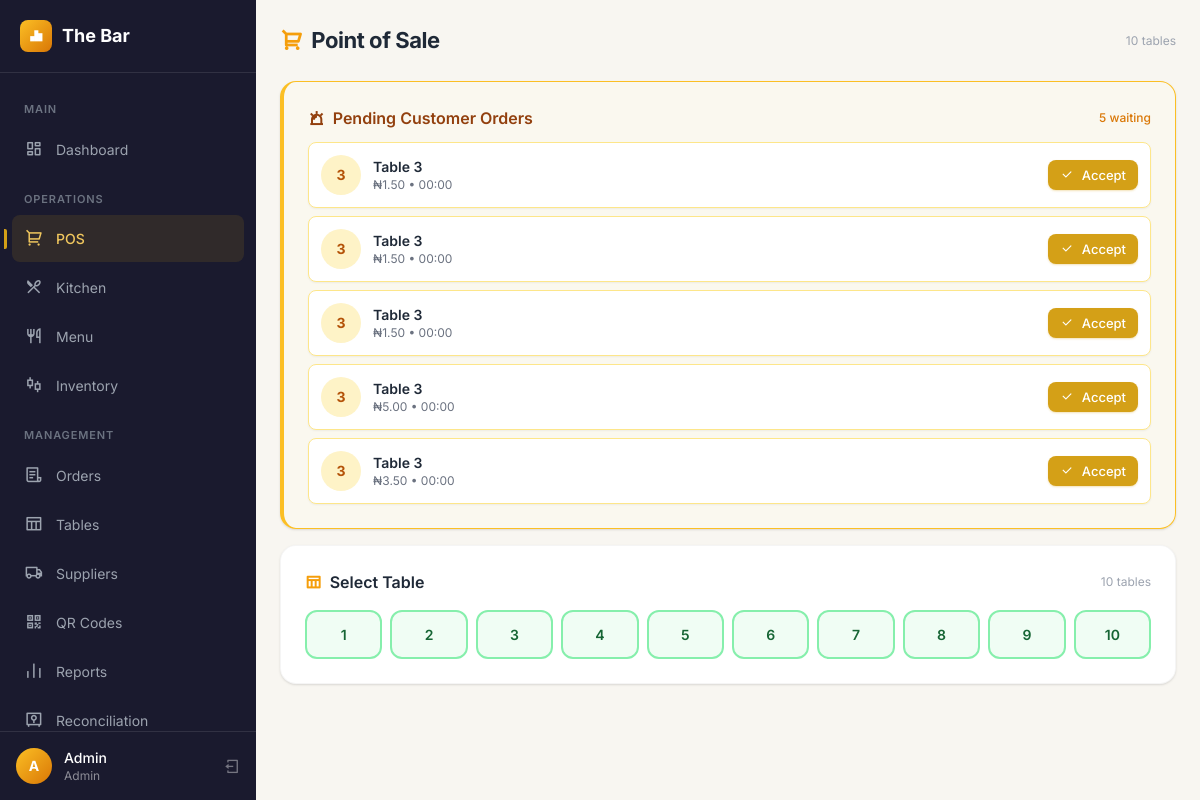
Page /pages/pos.php (signed in) on the committed database.
### tables this page shows
CREATE TABLE IF NOT EXISTS bar_orders (
    id INT UNSIGNED AUTO_INCREMENT PRIMARY KEY,
    table_id INT UNSIGNED NOT NULL,
    user_id INT UNSIGNED DEFAULT NULL,
    status ENUM('pending','accepted','ready','served','closed') NOT NULL DEFAULT 'pending',
    source ENUM('staff','customer') NOT NULL DEFAULT 'staff',
    customer_session VARCHAR(64) DEFAULT NULL,
    payment_method ENUM('cash','pos','card','online') NOT NULL DEFAULT 'cash',
    total DECIMAL(10,2) NOT NULL DEFAULT 0.00,
    paid TINYINT(1) NOT NULL DEFAULT 0,
    created_at TIMESTAMP DEFAULT CURRENT_TIMESTAMP,
    closed_at TIMESTAMP NULL DEFAULT NULL,
    served_at TIMESTAMP NULL DEFAULT NULL,
    FOREIGN KEY (table_id) REFERENCES bar_tables(id),
    FOREIGN KEY (user_id) REFERENCES bar_users(id)
);

CREATE TABLE IF NOT EXISTS bar_tables (
    id INT UNSIGNED AUTO_INCREMENT PRIMARY KEY,
    number INT NOT NULL UNIQUE,
    capacity INT NOT NULL DEFAULT 2,
    status ENUM('free','occupied','reserved') NOT NULL DEFAULT 'free',
    qr_token VARCHAR(36) NOT NULL UNIQUE,
    active TINYINT(1) NOT NULL DEFAULT 1
);

### includes/db.php (called while the page is built, shortened)
<?php
function db(): PDO {
    static $pdo = null;
    if ($pdo === null) {
        $config = require __DIR__ . '/../config/database.php';
        try {
            $dsn = "mysql:host={$config['host']};dbname={$config['dbname']};charset={$config['charset']}";
            $pdo = new PDO($dsn, $config['username'], $config['password'], [
                PDO::ATTR_ERRMODE            => PDO::ERRMODE_EXCEPTION,
                PDO::ATTR_DEFAULT_FETCH_MODE => PDO::FETCH_ASSOC,
                PDO::ATTR_EMULATE_PREPARES   => false,
            ]);
        } catch (PDOException $e) {
            die('Database connection failed: ' . $e->getMessage());
        }
    }
    return $pdo;
}

### includes/functions.php (called while the page is built, shortened)
<?php
require_once __DIR__ . '/db.php';
function money($amount): string {
    return '₦' . number_format((float)$amount, 2);
}

### pages/pos.php (the view, shortened to what this page needs)
<?php
require_once __DIR__ . '/../includes/functions.php';
$activeOrderId = $_SESSION['active_order_id'] ?? null;
$receiptId = $_GET['receipt'] ?? null;
if (!defined('BAR_HEADER_LOADED')) {
    $_standalone = true;
    require __DIR__ . '/../includes/header.php';
} else {
    $_standalone = false;
}
$tables = db()->query("SELECT id, number, capacity, status FROM `bar_tables` WHERE active = 1 ORDER BY number")->fetchAll();
$pendingOrders = db()->prepare("
    SELECT o.*, t.number AS table_number
    FROM bar_orders o
    JOIN `bar_tables` t ON t.id = o.table_id
    WHERE o.status = 'pending' AND o.source = 'customer'
    ORDER BY o.created_at ASC
");
$pendingOrders->execute();
$pendingOrders = $pendingOrders->fetchAll();
?>
<div class="p-4 md:p-6">
    <div class="page-header">
        <h2 class="page-title"><i class="ri-shopping-cart-2-line text-amber-500 mr-1"></i> Point of Sale</h2>
        <?php if (!$activeOrderId && !$receiptId): ?>
        <span class="text-xs text-gray-400 hidden md:inline"><?= count($tables) ?> tables</span>
        <?php endif; ?>
    </div>
    <?php if ($pendingOrders && !$activeOrderId): ?>
    <div class="card mb-4 border-l-4 border-amber-400 bg-amber-50/30">
        <div class="flex items-center justify-between mb-3">
            <h3 class="font-semibold text-amber-800"><i class="ri-alarm-warning-line mr-1"></i> Pending Customer Orders</h3>
            <span class="text-xs text-amber-600 font-medium"><?= count($pendingOrders) ?> waiting</span>
        </div>
        <div class="space-y-2">
            <?php foreach ($pendingOrders as $po): ?>
            <div class="flex items-center justify-between p-3 rounded-lg bg-white border border-amber-200 shadow-sm">
                <div class="flex items-center gap-3">
                    <div class="w-10 h-10 rounded-full bg-amber-100 flex items-center justify-center text-amber-700 font-bold text-sm">
                        <?= $po['table_number'] ?>
                    </div>
                    <div>
                        <p class="font-semibold text-sm">Table <?= $po['table_number'] ?></p>
                        <p class="text-xs text-gray-500"><?= money($po['total']) ?> • <?= date('H:i', strtotime($po['created_at'])) ?></p>
                    </div>
                </div>
                <form method="POST" class="inline">
                    <button type="submit" class="btn btn-accent btn-sm"><i class="ri-check-line"></i> Accept</button>
                </form>
            </div>
            <?php endforeach; ?>
        </div>
    </div>
    <?php endif; ?>
    <?php if (!$activeOrderId && !$receiptId): ?>
    <div class="card mb-6">
        <div class="flex items-center justify-between mb-4">
            <h3 class="font-semibold"><i class="ri-table-line text-amber-500 mr-1"></i> Select Table</h3>
            <span class="text-xs text-gray-400"><?= count($tables) ?> tables</span>
        </div>
        <div class="grid grid-cols-5 md:grid-cols-10 gap-2">
            <?php foreach ($tables as $t): ?>
            <form method="POST">
                <button type="submit" class="table-btn <?= $t['status'] ?>"
                    <?= $t['status'] !== 'free' ? 'disabled' : '' ?>>
                    <?= $t['number'] ?>
                </button>
            </form>
            <?php endforeach; ?>
        </div>
    </div>
    <?php endif; ?>
</div>
<?php if (!empty($_standalone)) require __DIR__ . '/../includes/footer.php'; ?>

### public/css/style.css (style rules this page uses)
:root { --primary: #1a1a2e; --primary-light: #16213e; --accent: #d4a017; --accent-light: #f0c75e; --accent-dark: #b8860b; --success: #059669; --danger: #dc2626; --info: #2563eb; --warn: #d97706; --surface: #ffffff; --bg: #f8f6f1; --text: #1f2937; --text-muted: #6b7280; --border: #e5e7eb; --radius: 0.75rem; --radius-lg: 1rem; --shadow-sm: 0 1px 2px rgba(0,0,0,0.05); --shadow: 0 1px 3px rgba(0,0,0,0.08), 0 1px 2px rgba(0,0,0,0.06); --shadow-md: 0 4px 6px -1px rgba(0,0,0,0.07), 0 2px 4px -1px rgba(0,0,0,0.04); --shadow-lg: 0 10px 25px -3px rgba(0,0,0,0.08), 0 4px 10px -2px rgba(0,0,0,0.04); --transition: 0.2s cubic-bezier(0.4, 0, 0.2, 1); }
body { font-family: 'Inter Variable', -apple-system, BlinkMacSystemFont, 'Segoe UI', Roboto, sans-serif; color: var(--text); background: var(--bg); -webkit-font-smoothing: antialiased; }
.btn { display: inline-flex; align-items: center; justify-content: center; gap: 0.5rem; padding: 0.5rem 1rem; border-radius: 0.5rem; border: none; cursor: pointer; font-size: 0.875rem; font-weight: 500; transition: all var(--transition); text-decoration: none; line-height: 1.4; }
.btn-accent { background: var(--accent); color: white; box-shadow: 0 1px 2px rgba(212,160,23,0.3); }
.btn-sm { padding: 0.375rem 0.75rem; font-size: 0.8125rem; }
.card { background: var(--surface); border-radius: var(--radius-lg); box-shadow: var(--shadow); padding: 1.5rem; border: 1px solid rgba(0,0,0,0.04); }
.table-btn { width: 100%; padding: 0.75rem 0.5rem; border-radius: 0.75rem; text-align: center; font-weight: 600; font-size: 0.875rem; border: 2px solid transparent; transition: all var(--transition); cursor: pointer; }
.table-btn.free { background: #f0fdf4; border-color: #86efac; color: #166534; }
.page-header { display: flex; align-items: center; justify-content: space-between; margin-bottom: 1.5rem; flex-wrap: wrap; gap: 0.75rem; }
.page-title { font-size: 1.375rem; font-weight: 700; letter-spacing: -0.02em; }
.gap-2 { gap: 0.5rem; }
.gap-3 { gap: 0.75rem; }

### rows in the picture
bar_orders: table.number "3", total "₦1.50", created_at "00:00"
bar_orders: table.number "3", total "₦1.50", created_at "00:00"
bar_orders: table.number "3", total "₦1.50", created_at "00:00"
bar_orders: table.number "3", total "₦5.00", created_at "00:00"
bar_orders: table.number "3", total "₦3.50", created_at "00:00"
bar_tables: number "1"
bar_tables: number "2"
bar_tables: number "3"
bar_tables: number "4"
bar_tables: number "5"
bar_tables: number "6"
bar_tables: number "7"
bar_tables: number "8"
bar_tables: number "9"
bar_tables: number "10"

### other values in the picture
getSetting('bar_name', 'The Bar') "The Bar"
substr($_SESSION['user_name'] ?? 'U', 0, 1) "A"
$_SESSION['user_name'] "Admin"
$_SESSION['role'] "Admin"
count($tables) "10"
count($pendingOrders) "5"
